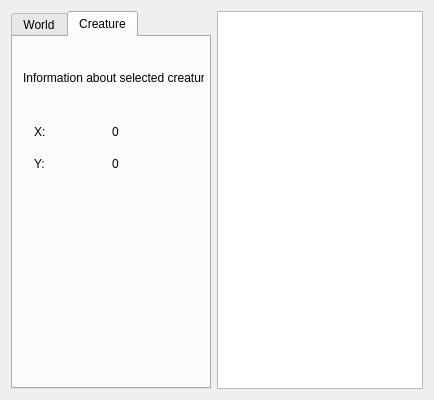
<?xml version="1.0" encoding="UTF-8"?>
<ui version="4.0">
 <class>InterfaceWindow</class>
 <widget class="QMainWindow" name="InterfaceWindow">
  <property name="geometry">
   <rect>
    <x>0</x>
    <y>0</y>
    <width>434</width>
    <height>400</height>
   </rect>
  </property>
  <property name="minimumSize">
   <size>
    <width>400</width>
    <height>400</height>
   </size>
  </property>
  <property name="windowTitle">
   <string>InterfaceWindow</string>
  </property>
  <widget class="QWidget" name="centralWidget">
   <property name="minimumSize">
    <size>
     <width>400</width>
     <height>400</height>
    </size>
   </property>
   <layout class="QHBoxLayout" name="horizontalLayout_2">
    <item>
     <layout class="QHBoxLayout" name="horizontalLayout">
      <property name="sizeConstraint">
       <enum>QLayout::SetNoConstraint</enum>
      </property>
      <item>
       <widget class="QTabWidget" name="tabWidget">
        <property name="sizePolicy">
         <sizepolicy hsizetype="Preferred" vsizetype="Expanding">
          <horstretch>0</horstretch>
          <verstretch>0</verstretch>
         </sizepolicy>
        </property>
        <property name="minimumSize">
         <size>
          <width>200</width>
          <height>0</height>
         </size>
        </property>
        <property name="currentIndex">
         <number>1</number>
        </property>
        <widget class="QWidget" name="World">
         <attribute name="title">
          <string>World</string>
         </attribute>
         <widget class="QLabel" name="label_3">
          <property name="geometry">
           <rect>
            <x>10</x>
            <y>30</y>
            <width>171</width>
            <height>41</height>
           </rect>
          </property>
          <property name="text">
           <string>Information about the world</string>
          </property>
         </widget>
         <widget class="QPushButton" name="pushButton_2">
          <property name="geometry">
           <rect>
            <x>10</x>
            <y>70</y>
            <width>111</width>
            <height>23</height>
           </rect>
          </property>
          <property name="text">
           <string>Create New World</string>
          </property>
         </widget>
         <widget class="QWidget" name="layoutWidget">
          <property name="geometry">
           <rect>
            <x>10</x>
            <y>110</y>
            <width>171</width>
            <height>71</height>
           </rect>
          </property>
          <layout class="QGridLayout" name="gridLayout">
           <item row="0" column="0">
            <widget class="QLabel" name="label_4">
             <property name="text">
              <string>Plants</string>
             </property>
            </widget>
           </item>
           <item row="0" column="1">
            <widget class="QLabel" name="labelAllPlants">
             <property name="text">
              <string>0</string>
             </property>
            </widget>
           </item>
           <item row="1" column="0">
            <widget class="QLabel" name="label_5">
             <property name="text">
              <string>Herbivores</string>
             </property>
            </widget>
           </item>
           <item row="1" column="1">
            <widget class="QLabel" name="labelAllHerbivores">
             <property name="text">
              <string>0</string>
             </property>
            </widget>
           </item>
           <item row="2" column="0">
            <widget class="QLabel" name="label_6">
             <property name="text">
              <string>Predators</string>
             </property>
            </widget>
           </item>
           <item row="2" column="1">
            <widget class="QLabel" name="labelAllCarnivores">
             <property name="text">
              <string>0</string>
             </property>
            </widget>
           </item>
          </layout>
         </widget>
         <widget class="QPushButton" name="pauseButton">
          <property name="geometry">
           <rect>
            <x>10</x>
            <y>320</y>
            <width>171</width>
            <height>23</height>
           </rect>
          </property>
          <property name="text">
           <string>Stop</string>
          </property>
         </widget>
        </widget>
        <widget class="QWidget" name="tab_2">
         <attribute name="title">
          <string>Creature</string>
         </attribute>
         <widget class="QLabel" name="label_2">
          <property name="geometry">
           <rect>
            <x>10</x>
            <y>20</y>
            <width>181</width>
            <height>41</height>
           </rect>
          </property>
          <property name="text">
           <string>Information about selected creature</string>
          </property>
         </widget>
         <widget class="QWidget" name="layoutWidget">
          <property name="geometry">
           <rect>
            <x>10</x>
            <y>70</y>
            <width>171</width>
            <height>81</height>
           </rect>
          </property>
          <layout class="QVBoxLayout" name="verticalLayout">
           <item>
            <layout class="QHBoxLayout" name="horizontalLayout_3">
             <item>
              <widget class="QLabel" name="xDescription">
               <property name="text">
                <string>X:</string>
               </property>
              </widget>
             </item>
             <item>
              <widget class="QLabel" name="xParameter">
               <property name="text">
                <string>0</string>
               </property>
              </widget>
             </item>
            </layout>
           </item>
           <item>
            <layout class="QHBoxLayout" name="horizontalLayout_4">
             <item>
              <widget class="QLabel" name="yDescription">
               <property name="text">
                <string>Y:</string>
               </property>
              </widget>
             </item>
             <item>
              <widget class="QLabel" name="yParameter">
               <property name="text">
                <string>0</string>
               </property>
              </widget>
             </item>
            </layout>
           </item>
          </layout>
         </widget>
        </widget>
       </widget>
      </item>
      <item>
       <widget class="QGraphicsView" name="graphicsView"/>
      </item>
     </layout>
    </item>
   </layout>
  </widget>
 </widget>
 <layoutdefault spacing="6" margin="11"/>
 <resources/>
 <connections/>
</ui>
